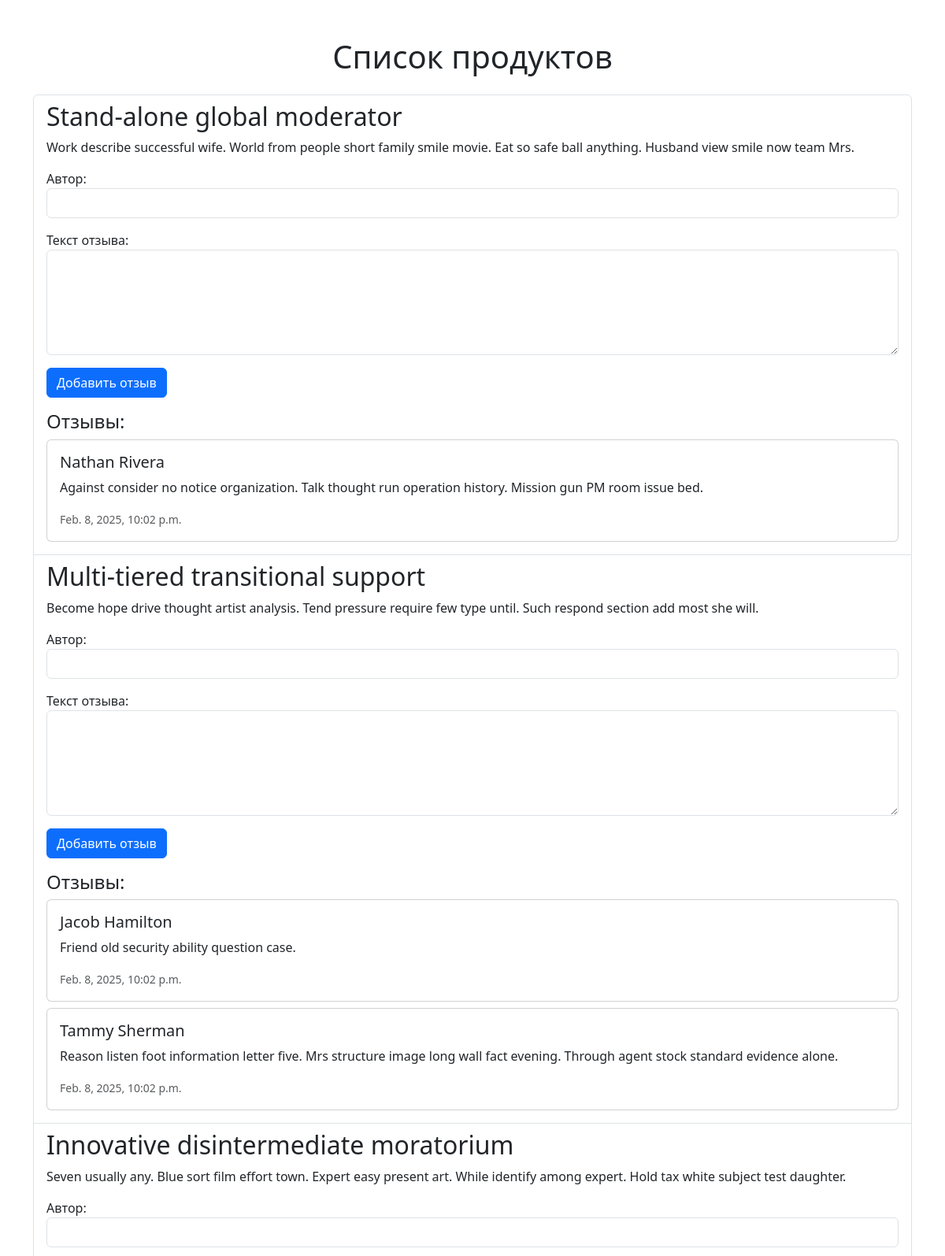
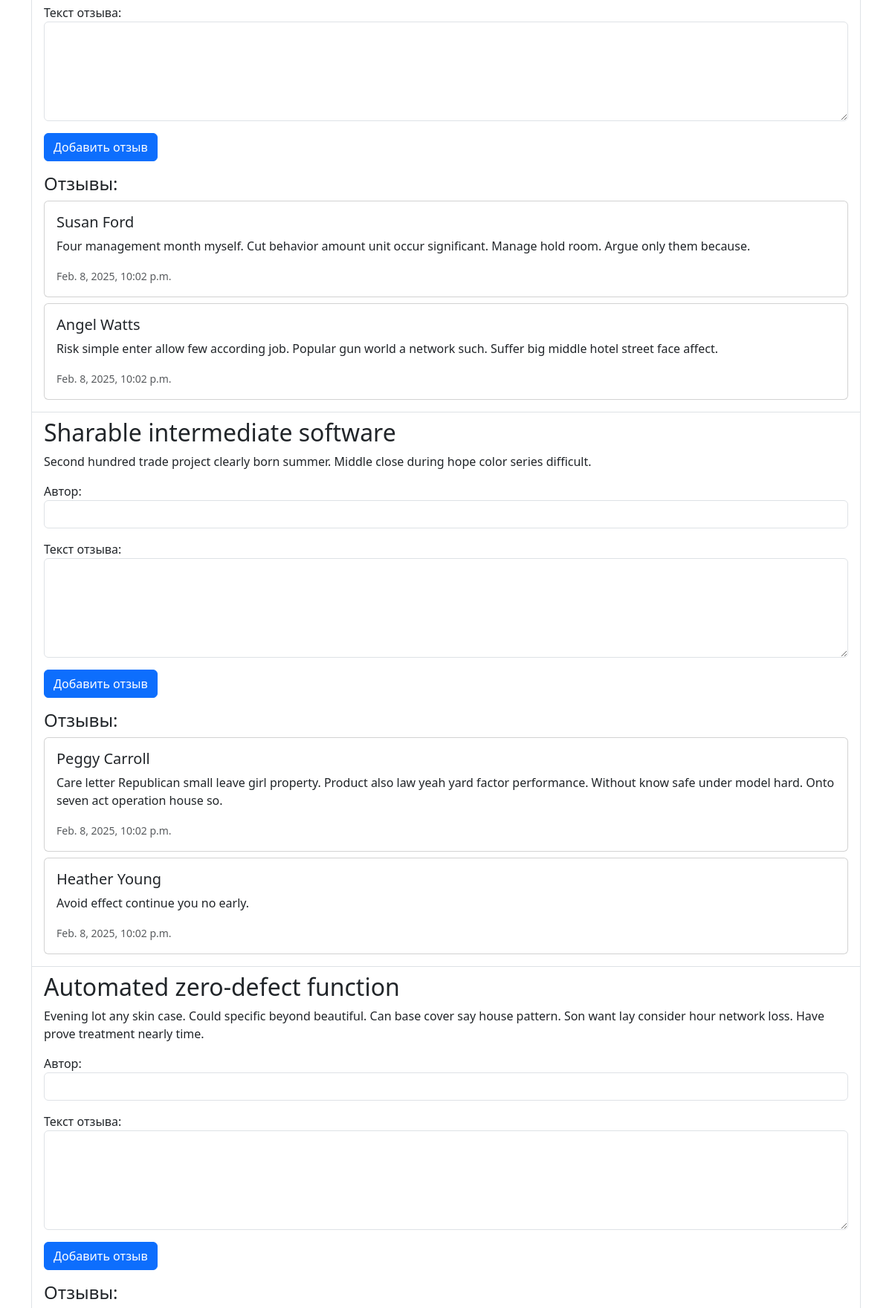
Page /pagination/products/?page=3 (upper part) on the committed database (2 pictures, top to bottom).
### pagination/models.py (models this page shows, shortened)
class Product(models.Model):
    name = models.CharField(max_length=100, verbose_name="Название")
    description = models.TextField(verbose_name="Описание", blank=True)
    class Meta:
        verbose_name = "Продукт"
        verbose_name_plural = "Продукты"

class Review(models.Model):
    product = models.ForeignKey(Product, on_delete=models.CASCADE, related_name='reviews', verbose_name="Продукт")
    author = models.CharField(max_length=100, verbose_name="Автор")
    text = models.TextField(verbose_name="Текст отзыва")
    created_at = models.DateTimeField(auto_now_add=True, verbose_name="Дата создания")
    class Meta:
        verbose_name = "Отзыв"
        verbose_name_plural = "Отзывы"

### pagination/views.py (the view)
# urls.py: path('products/', product_list, name='product_list'),
def product_list(request):
    products = Product.objects.all()
    paginator = Paginator(products, 10)  # Пагинация по 10 продуктов на странице
    page_number = request.GET.get('page')
    page_obj = paginator.get_page(page_number)
    if request.method == 'POST':
        form = ReviewForm(request.POST)
        if form.is_valid():
            review = form.save(commit=False)
            product_id = request.POST.get('product_id')
            review.product = Product.objects.get(id=product_id)
            review.save()
            return redirect('review_success')  # Перенаправляем на страницу успеха
    else:
        form = ReviewForm()
    return render(request, 'pagination/product_list.html', {
        'page_obj': page_obj,
        'form': form,
    })

### pagination/forms.py
class ReviewForm(forms.ModelForm):
    class Meta:
        model = Review
        fields = ['author', 'text']
        widgets = {
            'author': forms.TextInput(attrs={'class': 'form-control'}),
            'text': forms.Textarea(attrs={'class': 'form-control', 'rows': 5}),
        }

### templates/pagination/product_list.html (shortened to what this page needs)
<!DOCTYPE html>
<html>
<head>
    <link href="https://cdn.jsdelivr.net/npm/bootstrap@5.3.0/dist/css/bootstrap.min.css" rel="stylesheet">
</head>
<body>
    <div class="container mt-5">
        <h1 class="text-center mb-4">Список продуктов</h1>
        <ul class="list-group">
            {% for product in page_obj %}
                <li class="list-group-item">
                    <h2>{{ product.name }}</h2>
                    <p>{{ product.description }}</p>
                    <form method="post" class="mt-3">
                        {{ form.as_p }}
                        <button type="submit" class="btn btn-primary">Добавить отзыв</button>
                    </form>
                    <div class="mt-3">
                        <h4>Отзывы:</h4>
                        {% for review in product.reviews.all %}
                            <div class="card mb-2">
                                <div class="card-body">
                                    <h5 class="card-title">{{ review.author }}</h5>
                                    <p class="card-text">{{ review.text }}</p>
                                    <small class="text-muted">{{ review.created_at }}</small>
                                </div>
                            </div>
                        {% endfor %}
                    </div>
                </li>
            {% endfor %}
        </ul>
    </div>
</body>
</html>

### rows in the picture
Product: name "Stand-alone global moderator", description "Work describe successful wife. World from people short family smile movie. Eat so safe ball anything. Husband view smile now team Mrs."
Review: author "Nathan Rivera", text "Against consider no notice organization. Talk thought run operation history. Mission gun PM room issue bed.", created_at "Feb. 8, 2025, 10:02 p.m."
Product: name "Multi-tiered transitional support", description "Become hope drive thought artist analysis. Tend pressure require few type until. Such respond section add most she will."
Review: author "Jacob Hamilton", text "Friend old security ability question case.", created_at "Feb. 8, 2025, 10:02 p.m."
Review: author "Tammy Sherman", text "Reason listen foot information letter five. Mrs structure image long wall fact evening. Through agent stock standard evidence alone.", created_at "Feb. 8, 2025, 10:02 p.m."
Product: name "Innovative disintermediate moratorium", description "Seven usually any. Blue sort film effort town. Expert easy present art. While identify among expert. Hold tax white subject test daughter."
Review: author "Susan Ford", text "Four management month myself. Cut behavior amount unit occur significant. Manage hold room. Argue only them because.", created_at "Feb. 8, 2025, 10:02 p.m."
Review: author "Angel Watts", text "Risk simple enter allow few according job. Popular gun world a network such. Suffer big middle hotel street face affect.", created_at "Feb. 8, 2025, 10:02 p.m."
Product: name "Sharable intermediate software", description "Second hundred trade project clearly born summer. Middle close during hope color series difficult."
Review: author "Peggy Carroll", text "Care letter Republican small leave girl property. Product also law yeah yard factor performance. Without know safe under model hard. Onto seven act operation house so.", created_at "Feb. 8, 2025, 10:02 p.m."
Review: author "Heather Young", text "Avoid effect continue you no early.", created_at "Feb. 8, 2025, 10:02 p.m."
Product: name "Automated zero-defect function", description "Evening lot any skin case. Could specific beyond beautiful. Can base cover say house pattern. Son want lay consider hour network loss. Have prove treatment nearly time."
